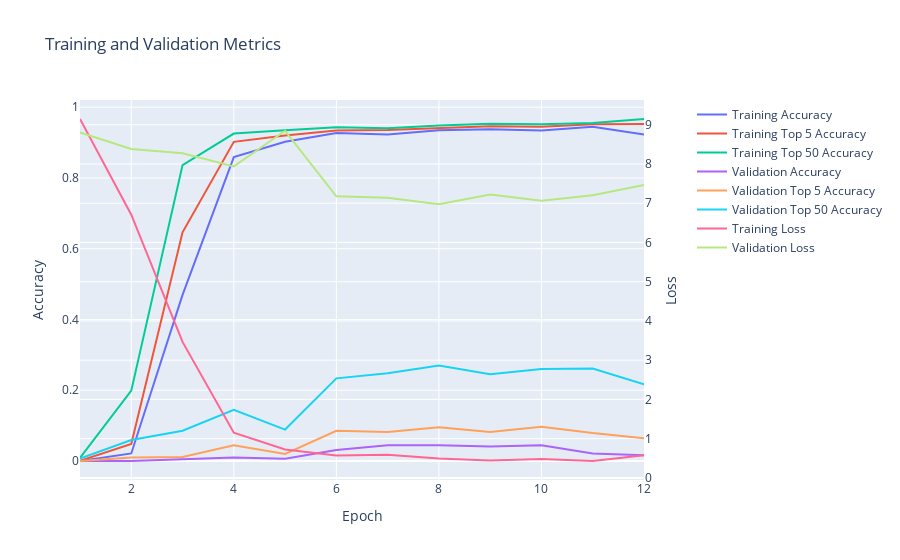

The code cell stored with this chart in its notebook:
### Code cell
arcface_similarity_model.display_training_history()

### Figure 1 — Plotly figure (JSON) as saved in the notebook; plotly's stock layout.template omitted (floating-point values rounded to 4 significant figures)
{"data": [{"mode": "lines", "name": "Training Accuracy", "type": "scatter", "x": [1, 2, 3, 4, 5, 6, 7, 8, 9, 10, 11, 12], "xaxis": "x", "y": [0.0, 0.02137, 0.4694, 0.859, 0.9026, 0.9268, 0.9231, 0.9351, 0.9379, 0.9342, 0.9449, 0.9227, 0.9408], "yaxis": "y"}, {"mode": "lines", "name": "Training Top 5 Accuracy", "type": "scatter", "x": [1, 2, 3, 4, 5, 6, 7, 8, 9, 10, 11, 12], "xaxis": "x", "y": [0.000822, 0.04809, 0.6465, 0.9022, 0.9199, 0.9342, 0.9359, 0.9416, 0.9466, 0.9445, 0.9519, 0.9523, 0.9716], "yaxis": "y"}, {"mode": "lines", "name": "Training Top 50 Accuracy", "type": "scatter", "x": [1, 2, 3, 4, 5, 6, 7, 8, 9, 10, 11, 12], "xaxis": "x", "y": [0.009042, 0.1989, 0.8364, 0.9256, 0.9351, 0.9433, 0.9408, 0.9486, 0.9536, 0.9519, 0.9552, 0.9667, 0.9864], "yaxis": "y"}, {"mode": "lines", "name": "Validation Accuracy", "type": "scatter", "x": [1, 2, 3, 4, 5, 6, 7, 8, 9, 10, 11, 12], "xaxis": "x", "y": [0.0, 0.0, 0.004934, 0.009868, 0.006579, 0.03125, 0.04441, 0.04441, 0.04112, 0.04441, 0.02138, 0.01645, 0.02467], "yaxis": "y"}, {"mode": "lines", "name": "Validation Top 5 Accuracy", "type": "scatter", "x": [1, 2, 3, 4, 5, 6, 7, 8, 9, 10, 11, 12], "xaxis": "x", "y": [0.0, 0.009868, 0.01151, 0.04441, 0.01974, 0.08553, 0.08224, 0.09539, 0.08224, 0.09704, 0.07895, 0.06414, 0.06743], "yaxis": "y"}, {"mode": "lines", "name": "Validation Top 50 Accuracy", "type": "scatter", "x": [1, 2, 3, 4, 5, 6, 7, 8, 9, 10, 11, 12], "xaxis": "x", "y": [0.006579, 0.05921, 0.08553, 0.1447, 0.08882, 0.2336, 0.2484, 0.2697, 0.2451, 0.2599, 0.2615, 0.2171, 0.2204], "yaxis": "y"}, {"mode": "lines", "name": "Training Loss", "type": "scatter", "x": [1, 2, 3, 4, 5, 6, 7, 8, 9, 10, 11, 12], "xaxis": "x", "y": [9.146, 6.706, 3.466, 1.151, 0.7246, 0.5709, 0.5908, 0.4928, 0.4426, 0.4809, 0.4308, 0.5771, 0.3777], "yaxis": "y2"}, {"mode": "lines", "name": "Validation Loss", "type": "scatter", "x": [1, 2, 3, 4, 5, 6, 7, 8, 9, 10, 11, 12], "xaxis": "x", "y": [8.803, 8.382, 8.274, 7.937, 8.846, 7.176, 7.142, 6.977, 7.223, 7.064, 7.202, 7.463, 7.327], "yaxis": "y2"}], "layout": {"title": {"text": "Training and Validation Metrics"}, "xaxis": {"anchor": "y", "domain": [0.0, 0.94], "title": {"text": "Epoch"}}, "yaxis": {"anchor": "x", "domain": [0.0, 1.0], "title": {"text": "Accuracy"}}, "yaxis2": {"anchor": "x", "overlaying": "y", "side": "right", "title": {"text": "Loss"}}}}
